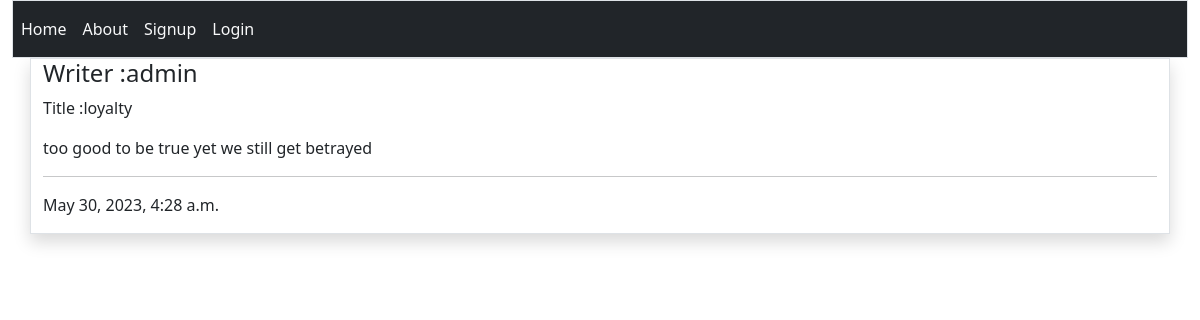
The app's page /note/4/ with its own data.
### main/models.py (models this page shows, shortened)
class Post(models.Model):
    created_by=models.ForeignKey(User,on_delete=models.CASCADE)#user akiwa deleted,hadi post zake zikue deleted
    title=models.CharField(max_length=200)
    note = models.TextField()
    created_at=models.DateTimeField(auto_now_add=True)
    updated_at=models.DateTimeField(auto_now=True)

### main/views.py (the view)
# urls.py: path('note/<int:pk>/',views.note_detail,name="note"),
def note_detail(request,pk):
    note=get_object_or_404(Post,pk=pk)
    return render(request, 'main/detail.html',{'note':note})

### main/templates/main/detail.html (shortened to what this page needs)
{% extends 'main/base.html' %}
{% block content %}
<div class="container border shadow">
    <h4>Writer :{{note.created_by}}</h4>
    <p>Title :{{note.title}}</p>
    {{note.note}}
    <hr>
    <div>
        <p>{{note.created_at}}</p>
    </div>
</div>
{%endblock%}

### records on screen
Post: created_by "admin", title "loyalty", note "too good to be true yet we still get betrayed", created_at "May 30, 2023, 4:28 a.m."
